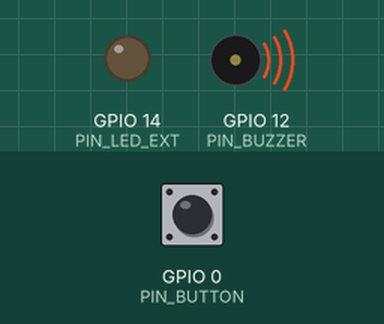
Bench run of a sketch on a simulated ESP8266 (NodeMCU). On the bench: output pins drawn as LEDs (lit = HIGH), buzzer (waves = sounding). Inputs (shaded band) come from the test bench; at power-on: GPIO 0 (PIN_BUTTON) HIGH. What the sketch prints to the serial monitor is not drawn.

Above: at 0.04 s.
At 1.2 s:
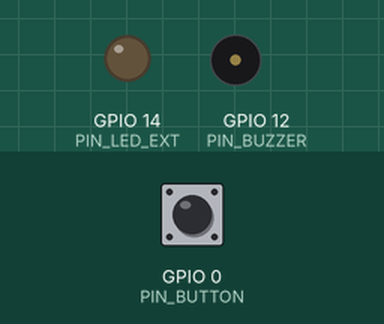
1.3 s: GPIO 0 (PIN_BUTTON) pulled LOW for 0.15 s
At 2.2 s:
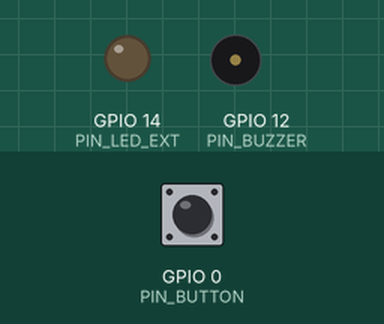
Timing chart, 0 to 4.3 s (numbered marks = the images above; inputs shaded):
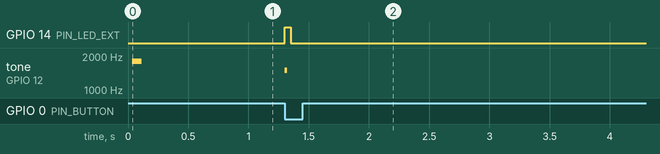

The sketch:

Stage2A_EspNowGroupId.ino
```cpp
/*
  ================================================================================
  🏓 Stage 2A: ESP-NOW 雙板隔空接力 (入門首部曲：改桌號分組版)

  【教學定位】
  1. 認識 ESP-NOW 低延遲無線廣播（免 Wi-Fi 基地台、延遲 < 2ms）。
  2. 【教室分組隔離體驗】：
     - 全班 20 桌老師，每桌兩位老師。
     - 同桌兩人將第 36 行的 `GROUP_ID` 改成相同的桌號（例如第 1 桌設 1、第 2 桌設 2...）。
     - 燒錄後，全班 40 顆盒子都在全體廣播，但程式會過濾「只響應同桌 Group ID 的信號」！
  3. 體會手動分組的優缺點：
     - 優點：程式邏輯最簡單純粹，一看就懂封包過濾（packet filtering）。
     - 痛點體驗：如果打錯桌號或撞號就會串台；每次換組都要打開 IDE 重新改 Code 燒錄。
     - 鋪陳下一關：如何不用改 Code，拍一下就動態自動配對？ (進入 Stage 2B)

  【硬體腳位定義 (分側集中安全版)】
  - D3 (GPIO0)  : 大按鈕微動開關 (INPUT_PULLUP，拍下接地觸發)
  - D4 (GPIO2)  : 按鈕與 LED 共用接地 (軟體虛擬接地 0V LOW)
  - D5 (GPIO14) : 按鈕內建 LED 燈正極 (HIGH 點亮)
  - D6 (GPIO12) : 無源蜂鳴器正極 (tone 頻率驅動)
  - D7 (GPIO13) : 蜂鳴器負極 (軟體虛擬接地 0V LOW，靜音時轉 INPUT 高阻抗)
  - 5V & GND    : 14500 鋰電池電源輸入
  ================================================================================
*/

#include <Arduino.h>
#include <ESP8266WiFi.h>
#include <ESP8266WebServer.h>
#include <ESP8266HTTPUpdateServer.h>
#include <espnow.h>
extern "C" {
#include <user_interface.h>
}

// --------------------------- 硬體腳位定義 ---------------------------
#define PIN_BUTTON       0     // D3 (GPIO0)
#define PIN_VIRTUAL_GND2 2     // D4 (GPIO2) - 虛擬接地
#define PIN_LED_EXT      14    // D5 (GPIO14)
#define PIN_BUZZER       12    // D6 (GPIO12)
#define PIN_VIRTUAL_GND  13    // D7 (GPIO13) - 虛擬接地

// --------------------------- 教室桌號設定 (請老師修改這裡！) ---------------------------
#define MY_GROUP_ID      1     // 👉 每桌請設不同桌號！第 1 桌設 1，第 2 桌設 2...
#define ESPNOW_CHANNEL   1     // 統一鎖定 Channel 1

// 背景 Web OTA 伺服器
ESP8266WebServer server(80);
ESP8266HTTPUpdateServer httpUpdater;

uint32_t myChipId = 0;
uint8_t  broadcastMac[6] = {0xFF, 0xFF, 0xFF, 0xFF, 0xFF, 0xFF};
uint32_t sendCounter = 0;

// 通訊封包結構 (極度精簡，傳輸時間 < 0.2ms)
struct __attribute__((packed)) PingPongPacket {
  uint8_t  magic;      // 0x5A 固定魔術字元
  uint16_t groupId;    // 教室桌號/組號
  uint32_t senderId;   // 發送端晶片 ID
  uint32_t count;      // 拍擊次數累計
};

// 狀態與非阻塞計時
int lastButtonReading = HIGH;
unsigned long lastPressTime = 0;
unsigned long buzzerOffTime = 0;
bool isBuzzerActive = false;
unsigned long ledOffTime = 0;
bool isLedActive = false;

// 跨中斷異步響應旗標
volatile bool hasReceivedTrigger = false;
volatile uint32_t remoteSenderId = 0;

// --------------------------- 非阻塞聲光驅動 ---------------------------
void playAsyncTone(unsigned int freq, unsigned long durationMs) {
  pinMode(PIN_BUZZER, OUTPUT);
  tone(PIN_BUZZER, freq);
  buzzerOffTime = millis() + durationMs;
  isBuzzerActive = true;
}

void triggerLed(unsigned long durationMs) {
  digitalWrite(PIN_LED_EXT, HIGH);
  ledOffTime = millis() + durationMs;
  isLedActive = true;
}

void updateHardware() {
  unsigned long now = millis();
  // 檢查蜂鳴器
  if (isBuzzerActive && now >= buzzerOffTime) {
    noTone(PIN_BUZZER);
    pinMode(PIN_BUZZER, INPUT); // 恢復高阻抗消除底噪
    isBuzzerActive = false;
  }
  // 檢查 LED
  if (isLedActive && now >= ledOffTime) {
    digitalWrite(PIN_LED_EXT, LOW);
    isLedActive = false;
  }
}

// --------------------------- ESP-NOW 發送 ---------------------------
void sendTrigger() {
  sendCounter++;
  PingPongPacket pkt;
  pkt.magic    = 0x5A;
  pkt.groupId  = MY_GROUP_ID;
  pkt.senderId = myChipId;
  pkt.count    = sendCounter;

  // 連續發送 2 次保證 100% 抵達
  for (int i = 0; i < 2; i++) {
    esp_now_send(broadcastMac, (uint8_t*)&pkt, sizeof(pkt));
    delay(2);
  }
  Serial.printf("🚀 [本地拍下] 發送接力信號！累計第 %d 次 (所屬桌號: 第 %d 組)\n", sendCounter, MY_GROUP_ID);
}

// --------------------------- ESP-NOW 接收回呼 (極速中斷上下文) ---------------------------
void onDataRecv(uint8_t *mac, uint8_t *data, uint8_t len) {
  if (len != sizeof(PingPongPacket)) return;
  PingPongPacket *pkt = (PingPongPacket*)data;
  if (pkt->magic != 0x5A) return;

  // 1. 教室桌號過濾：不是同桌號的封包直接丟棄！
  if (pkt->groupId != MY_GROUP_ID) return;

  // 2. 避免自己收到自己廣播的迴音
  if (pkt->senderId == myChipId) return;

  // 標記收到遠端信號，交由主迴圈非阻塞響應
  remoteSenderId = pkt->senderId;
  hasReceivedTrigger = true;
}

// --------------------------- 初始化 ---------------------------
void setup() {
  Serial.begin(115200);
  myChipId = ESP.getChipId();

  // 腳位配置
  pinMode(PIN_BUTTON, INPUT_PULLUP);
  pinMode(PIN_VIRTUAL_GND2, OUTPUT);
  pinMode(PIN_LED_EXT, OUTPUT);
  pinMode(PIN_BUZZER, INPUT);
  pinMode(PIN_VIRTUAL_GND, OUTPUT);

  digitalWrite(PIN_VIRTUAL_GND, LOW);
  digitalWrite(PIN_VIRTUAL_GND2, LOW);
  digitalWrite(PIN_LED_EXT, LOW);

  Serial.println("\n========================================================");
  Serial.printf(" 🏓【Stage 2A: ESP-NOW 雙板隔空接力 (改桌號分組版)】\n");
  Serial.printf(" 本機晶片 ID: #%06X | 當前設定桌號: 第 %d 組\n", myChipId, MY_GROUP_ID);
  Serial.println(" 👉 玩法：同桌兩人設相同桌號。拍 A 盒 ➔ B 盒響；拍 B 盒 ➔ A 盒響！");
  Serial.println(" 👉 原理：封包夾帶 Group ID，非同桌號自動過濾。");
  Serial.println("========================================================");

  // 初始化 Wi-Fi 混血模式 (AP + STA) 確保 ESP-NOW 與背景 Web OTA 同步運行
  WiFi.mode(WIFI_AP_STA);
  char apSsid[32];
  snprintf(apSsid, sizeof(apSsid), "PingPong_2A_%04X", myChipId & 0xFFFF);
  WiFi.softAP(apSsid);
  wifi_set_channel(ESPNOW_CHANNEL);

  // 註冊背景 Web OTA 端點
  server.on("/", HTTP_GET, []() {
    server.send(200, "text/html;charset=UTF-8", "<h2>🏓 Stage 2A 乒乓賽待命中</h2><p>ESP-NOW 射頻對戰中！OTA 更新端點：<a href='/update'>/update</a></p>");
  });
  httpUpdater.setup(&server, "/update");
  server.begin();
  Serial.printf("✨ [背景 OTA 就緒] 熱點: %s (http://192.168.4.1/update)\n", apSsid);

  // 初始化 ESP-NOW
  if (esp_now_init() != 0) {
    Serial.println("❌ ESP-NOW 初始化失敗！");
    return;
  }
  esp_now_set_self_role(ESP_NOW_ROLE_COMBO);
  esp_now_register_recv_cb(onDataRecv);

  // 註冊廣播通訊對象
  esp_now_add_peer(broadcastMac, ESP_NOW_ROLE_COMBO, ESPNOW_CHANNEL, NULL, 0);

  // 開機確認短音
  playAsyncTone(1800, 80);
}

// --------------------------- 主迴圈 ---------------------------
void loop() {
  server.handleClient(); // 背景待命接收 OTA 無線更新
  updateHardware();

  // 1. 收到同桌隔壁盒子的無線觸發信號 ➔ 立即爆閃 + 鳴響！
  if (hasReceivedTrigger) {
    hasReceivedTrigger = false;
    Serial.printf("⚡ [隔空響應] 收到來自桌友 #%06X 的接力信號！\n", remoteSenderId);
    triggerLed(250);          // LED 點亮 250ms
    playAsyncTone(2400, 100);  // 清脆高音嗶 100ms
  }

  // 2. 本地大拍擊按鈕偵測 (下降緣觸發)
  int reading = digitalRead(PIN_BUTTON);
  if (reading == LOW && lastButtonReading == HIGH) {
    unsigned long now = millis();
    if (now - lastPressTime > 150) { // 150ms 防抖
      lastPressTime = now;

      // 本地微光回饋 (短亮 50ms 提示已拍下)
      triggerLed(50);
      playAsyncTone(1500, 20);

      // 隔空將電波射向同桌盒子！
      sendTrigger();
    }
  }
  lastButtonReading = reading;
}
```

Measured:
- after the input at 1.3 s, GPIO 14 (PIN_LED_EXT): LOW → HIGH at once, → LOW 0.05 s later; tone on GPIO 12 (PIN_BUZZER): silent → 1500 Hz at once, → silent 0.02 s later
